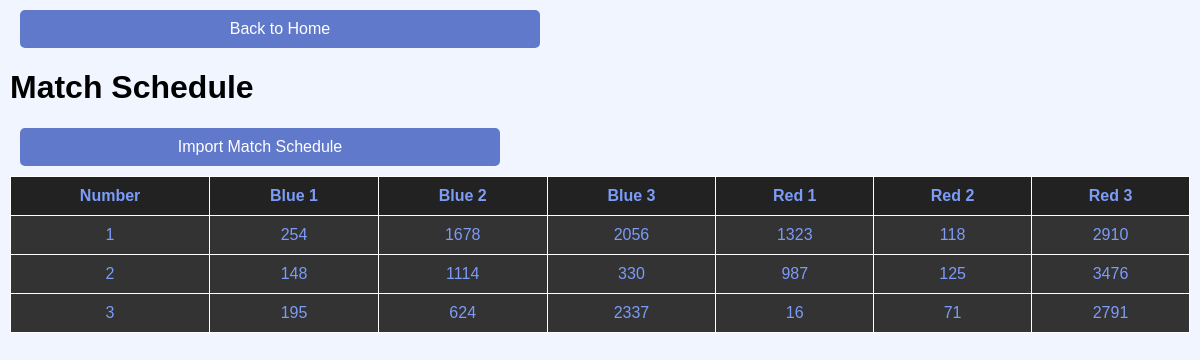
/match-schedule, run on the app's committed database.
### tables this page shows
CREATE TABLE matches (
                        number INTEGER PRIMARY KEY,
                        blue1 INTEGER,
                        blue2 INTEGER,
                        blue3 INTEGER,
                        red1 INTEGER,
                        red2 INTEGER,
                        red3 INTEGER);

### app.py (the view)
@app.route('/match-schedule')
def match_schedule():
    with sqlite3.connect(DATABASE) as conn:
        cursor = conn.cursor()
        cursor.execute("SELECT * FROM matches ORDER BY number")
        matches = cursor.fetchall()
    return render_template('match-schedule.html', matches=matches)

### templates/match-schedule.html (shortened to what this page needs)
<!DOCTYPE html>
<html>
<head>
    <link rel="stylesheet" href="{{ url_for('static', filename='styles.css') }}">
</head>
<body>
    <a href="/">Back to Home</a>
    <div class="container">
        <h1>Match Schedule</h1>
        <form id="uploadForm" action="/import-schedule" method="POST" enctype="multipart/form-data">
            <button type="button" id="uploadButton">
                Import Match Schedule
            </button>
        </form>
        <table border="1">
            <thead>
                <tr>
                    <th>Number</th>
                    <th>Blue 1</th>
                    <th>Blue 2</th>
                    <th>Blue 3</th>
                    <th>Red 1</th>
                    <th>Red 2</th>
                    <th>Red 3</th>
                </tr>
            </thead>
            <tbody>
                {% for match in matches %}
                <tr>
                    <td>{{ match[0] }}</td>
                    <td>{{ match[1] }}</td>
                    <td>{{ match[2] }}</td>
                    <td>{{ match[3] }}</td>
                    <td>{{ match[4] }}</td>
                    <td>{{ match[5] }}</td>
                    <td>{{ match[6] }}</td>
                </tr>
                {% endfor %}
            </tbody>
        </table>
    </div>
</body>
</html>

### static/styles.css (style rules this page uses)
body { background-color: rgb(241, 245, 255); margin: 10px; font-family: Arial, Helvetica, sans-serif; justify-content: center; align-items: center; }
a { background-color: #6079ca; color: white; text-align: center; text-decoration: none; display: block; border-radius: 5px 5px 5px 5px; padding: 10px 20px; border: none; margin: 10px; font-family: Arial, Helvetica, sans-serif; width: 40vw; }
button { background-color: #6079ca; color: white; text-align: center; font-size: 16px; text-decoration: none; display: block; border-radius: 5px 5px 5px 5px; padding: 10px 20px; border: none; margin: 10px; font-family: Arial, Helvetica, sans-serif; width: 40vw; cursor: pointer; }
table { width: 100%; border-collapse: collapse; text-align: center; }
th, td { border: 1px solid white; padding: 10px; }
th { background-color: #222; color: rgb(125, 156, 248); }
td { background-color: #333; color: rgb(125, 156, 248); }
tr { background-color: black !important; }

### data on the page
matches: number "1", blue1 "254", blue2 "1678", blue3 "2056", red1 "1323", red2 "118", red3 "2910"
matches: number "2", blue1 "148", blue2 "1114", blue3 "330", red1 "987", red2 "125", red3 "3476"
matches: number "3", blue1 "195", blue2 "624", blue3 "2337", red1 "16", red2 "71", red3 "2791"
